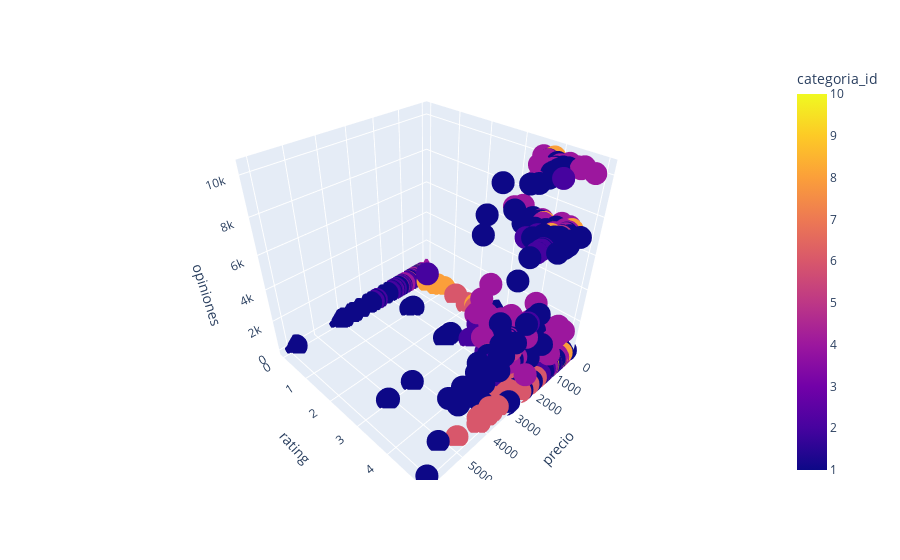

Here is the notebook cell this chart was saved with:
### Code cell
px.scatter_3d(data_frame = df_portatiles,
              x          = "precio",
              y          = "rating",
              z          = "opiniones",
              color      = "categoria_id"
              )

### Figure 1 — Plotly figure (JSON) as saved in the notebook; plotly's stock layout.template omitted (floating-point values rounded to 4 significant figures; data arrays with more than 128 entries replaced by an {"elided": "..."} marker saying what was removed)
{"data": [{"hovertemplate": "precio=%{x}<br>rating=%{y}<br>opiniones=%{z}<br>categoria_id=%{marker.color}<extra></extra>", "legendgroup": "", "marker": {"color": {"elided": "1152 int values"}, "coloraxis": "coloraxis", "symbol": "circle"}, "mode": "markers", "name": "", "scene": "scene", "showlegend": false, "type": "scatter3d", "x": {"elided": "1152 float values"}, "y": {"elided": "1152 float values"}, "z": {"elided": "1152 int values"}}], "layout": {"coloraxis": {"colorbar": {"title": {"text": "categoria_id"}}, "colorscale": [[0, "#0d0887"], [0.1111, "#46039f"], [0.2222, "#7201a8"], [0.3333, "#9c179e"], [0.4444, "#bd3786"], [0.5556, "#d8576b"], [0.6667, "#ed7953"], [0.7778, "#fb9f3a"], [0.8889, "#fdca26"], [1, "#f0f921"]]}, "legend": {"tracegroupgap": 0}, "margin": {"t": 60}, "scene": {"domain": {"x": [0, 1], "y": [0, 1]}, "xaxis": {"title": {"text": "precio"}}, "yaxis": {"title": {"text": "rating"}}, "zaxis": {"title": {"text": "opiniones"}}}}}
